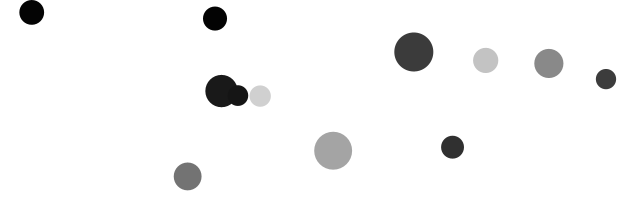
Frame 1 (no input)
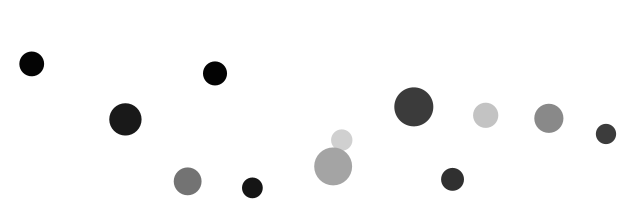
Frame 60 (the mouse pressed at the canvas centre just before this capture)
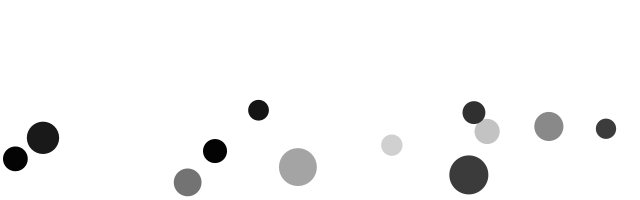
Frame 120 (the mouse held since frame 60 and released just before this capture)

The Processing sketch that drew these frames (run headless with seeded random() and noise(); from frame 60 on, the mouse is pressed at the canvas centre):

// Processing sketch: BouncingBallsRevisited
// ── BouncingBallsRevisited.pde
// BouncingBallRevisited
// Based on Bouncing Bubbles example in Processing, "Based on code from Keith Peters (www.bit-101.com)."

final int numBalls = 12;
final float spring = 0.05;
final float gravity = 0.03;
final float friction = -0.9;
Ball[] balls = new Ball[numBalls];

void setup()
{
  size(640, 200);
  smooth();

  for (int i = 0; i < balls.length; i++)
  {
    balls[i] = new Ball();
  }
}

void draw()
{
  background(255);
  
  for (int i = 0; i < balls.length; i++)
  {
    for (int j = i; j < balls.length; j++)
    {
      // Check collision against the remainder of the balls
      if (balls[i].isCollidingWith(balls[j]))
      {
        balls[i].bounceWith(balls[j]);
      }
    }
  }

  for (int i = 0; i < balls.length; i++)
  {
    balls[i].move();
    balls[i].display();
  }
}

class Ball
{
  float x, y; // Position
  float vx, vy; // Speeds
  float diameter;
  color c;

  Ball()
  {
    x = random(width);
    y = random(height);
    diameter = random(20, 40);
    c = int(random(250));
  }

  // Code straight from the example
  void move() 
  {
    vy += gravity;
    x += vx;
    y += vy;
    if (x + diameter/2 > width) {
      x = width - diameter/2;
      vx *= friction;
    }
    else if (x - diameter/2 < 0) {
      x = diameter/2;
      vx *= friction;
    }
    if (y + diameter/2 > height) {
      y = height - diameter/2;
      vy *= friction;
    }
    else if (y - diameter/2 < 0) {
      y = diameter/2;
      vy *= friction;
    }
  }
  
  boolean isCollidingWith(Ball ball)
  {
    return dist(x, y, ball.x, ball.y) < (diameter + ball.diameter) / 2;
  }
  
  // Also code from the example
  void bounceWith(Ball ball)
  {
    float dx = ball.x - x;
    float dy = ball.y - y;
    float minDist = (ball.diameter + diameter) / 2;
    float angle = atan2(dy, dx);
    float targetX = x + cos(angle) * minDist;
    float targetY = y + sin(angle) * minDist;
    float ax = (targetX - ball.x) * spring;
    float ay = (targetY - ball.y) * spring;
    vx -= ax;
    vy -= ay;
    ball.vx += ax;
    ball.vy += ay;
  }
 
  void display()
  {
    noStroke();
    fill(c);
    ellipse(x, y, diameter, diameter);
  }
}
